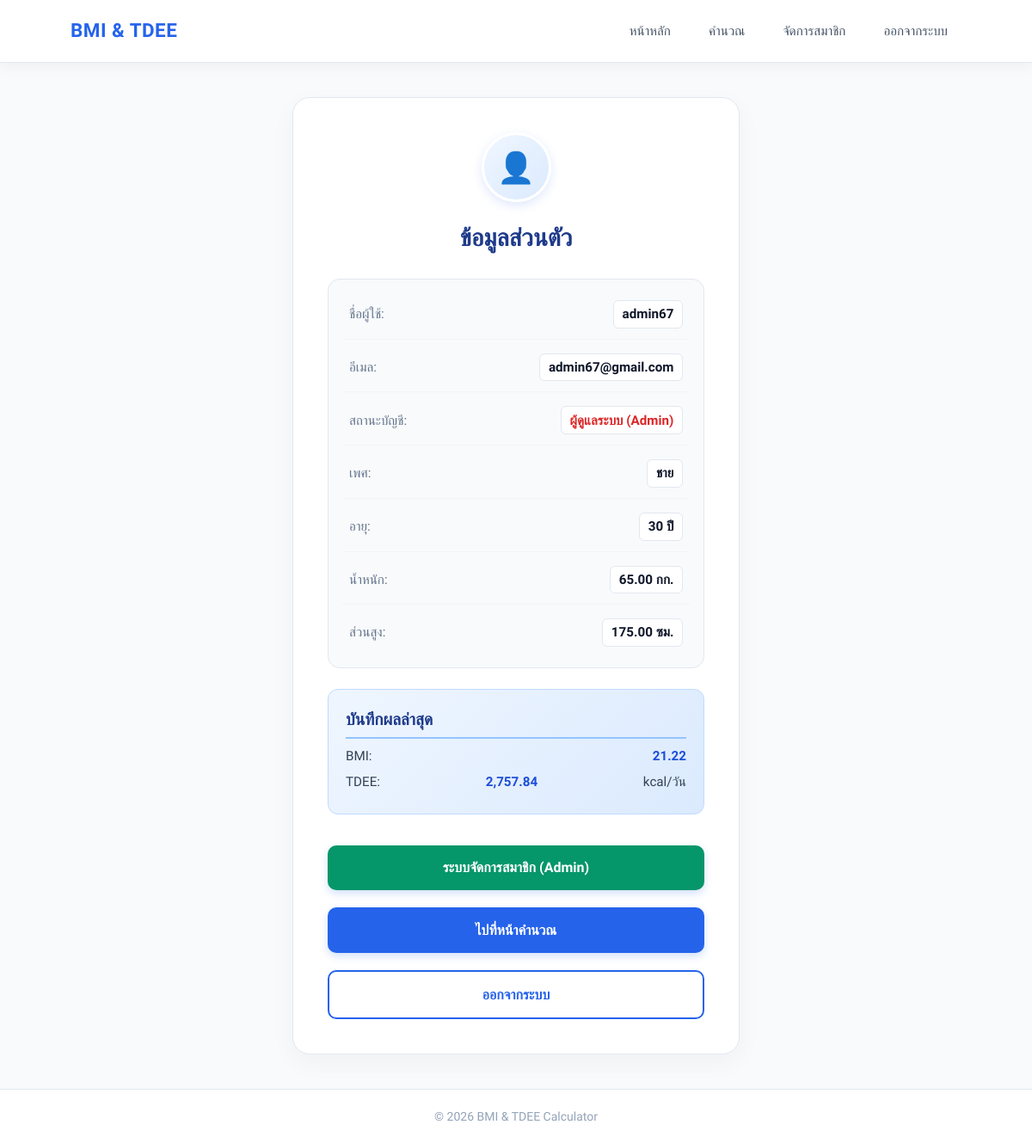
Screenshot of /profile.php (signed in) with the database file from the repository.
### tables this page shows
CREATE TABLE `user` (
  `user_id` int(11) NOT NULL,
  `user_name` varchar(100) NOT NULL,
  `user_email` varchar(100) NOT NULL,
  `phone_number` varchar(15) NOT NULL,
  `user_password` varchar(255) NOT NULL,
  `user_role` enum('user','admin') NOT NULL DEFAULT 'user',
  `user_gender` enum('male','female') DEFAULT NULL,
  `user_age` int(11) DEFAULT NULL,
  `user_weight` decimal(5,2) DEFAULT NULL,
  `user_height` decimal(5,2) DEFAULT NULL,
  `user_activity_level` decimal(4,3) DEFAULT NULL,
  `user_bmi` decimal(4,2) DEFAULT NULL,
  `user_bmr` decimal(6,2) DEFAULT NULL,
  `user_tdee` decimal(6,2) DEFAULT NULL,
  `created_at` timestamp NOT NULL DEFAULT current_timestamp(),
  `updated_at` timestamp NULL DEFAULT NULL ON UPDATE current_timestamp(),
  `user_goal` enum('lose','maintain','gain') DEFAULT NULL,
  `user_target_calories` decimal(6,2) DEFAULT NULL,
  `user_bmi_category` varchar(50) DEFAULT NULL
);

### profile.php (the view, shortened to what this page needs)
<?php
require_once "db.php";
$user_id = $_SESSION["user_id"];
$user_data = null;
$stmt = $conn->prepare("SELECT user_id, user_name, user_email, user_role, user_gender, user_age, user_weight, user_height, user_bmi, user_tdee, created_at FROM user WHERE user_id = ? LIMIT 1");
if ($stmt) {
    $stmt->bind_param("i", $user_id);
    $stmt->execute();
    $result = $stmt->get_result();
    $user_data = $result->fetch_assoc();
}
?>
<!DOCTYPE html>
<html lang="th">
<head>
    <link rel="stylesheet" href="style.css">
</head>
<body>
    <header>
        <nav class="navbar">
            <a href="index.php" class="logo">BMI & TDEE</a>
            <div class="nav-links">
                <a href="index.php">หน้าหลัก</a>
                <a href="calculate.php">คำนวณ</a>
                <?php if (($user_data["user_role"] ?? "") === "admin"): ?>
                    <a href="admin.php">จัดการสมาชิก</a>
                <?php endif; ?>
                <a href="logout.php">ออกจากระบบ</a>
            </div>
        </nav>
    </header>
    <main>
        <section class="form-container profile-card">
            <h1>ข้อมูลส่วนตัว</h1>
            <?php if ($user_data): ?>
                <div class="profile-info">
                    <div class="info-item">
                        <span class="info-label">ชื่อผู้ใช้:</span>
                        <span class="info-value"><?= htmlspecialchars($user_data["user_name"] ?? "-", ENT_QUOTES, "UTF-8") ?></span>
                    </div>
                    <div class="info-item">
                        <span class="info-label">อีเมล:</span>
                        <span class="info-value"><?= htmlspecialchars($user_data["user_email"] ?? "-", ENT_QUOTES, "UTF-8") ?></span>
                    </div>
                    <div class="info-item">
                        <span class="info-label">สถานะบัญชี:</span>
                        <span class="info-value" style="color: <?= ($user_data["user_role"] ?? "") === "admin" ? "#dc2626" : "#2563eb" ?>;">
                            <?= ($user_data["user_role"] ?? "") === "admin" ? "ผู้ดูแลระบบ (Admin)" : "สมาชิกทั่วไป" ?>
                        </span>
                    </div>
                    <div class="info-item">
                        <span class="info-label">เพศ:</span>
                        <span class="info-value">
                            <?php
                                $gender = $user_data["user_gender"] ?? "";
                                echo $gender === "male" ? "ชาย" : ($gender === "female" ? "หญิง" : "-");
                            ?>
                        </span>
                    </div>
                    <div class="info-item">
                        <span class="info-label">อายุ:</span>
                        <span class="info-value"><?= !empty($user_data["user_age"]) ? htmlspecialchars((string)$user_data["user_age"]) . " ปี" : "-" ?></span>
                    </div>
                    <div class="info-item">
                        <span class="info-label">น้ำหนัก:</span>
                        <span class="info-value"><?= !empty($user_data["user_weight"]) ? htmlspecialchars((string)$user_data["user_weight"]) . " กก." : "-" ?></span>
                    </div>
                    <div class="info-item">
                        <span class="info-label">ส่วนสูง:</span>
                        <span class="info-value"><?= !empty($user_data["user_height"]) ? htmlspecialchars((string)$user_data["user_height"]) . " ซม." : "-" ?></span>
                    </div>
                </div>
                <?php if (!empty($user_data["user_bmi"]) || !empty($user_data["user_tdee"])): ?>
                    <div class="result-container">
                        <h2>บันทึกผลล่าสุด</h2>
                        <p>BMI: <strong><?= !empty($user_data["user_bmi"]) ? number_format($user_data["user_bmi"], 2) : "-" ?></strong></p>
                        <p>TDEE: <strong><?= !empty($user_data["user_tdee"]) ? number_format($user_data["user_tdee"], 2) : "-" ?></strong> kcal/วัน</p>
                    </div>
                <?php endif; ?>
                <div class="profile-actions" style="margin-top: 1.5rem;">
                    <?php if (($user_data["user_role"] ?? "") === "admin"): ?>
                        <a href="admin.php" class="btn" style="background-color: #059669;">ระบบจัดการสมาชิก (Admin)</a>
                    <?php endif; ?>
                    <a href="calculate.php" class="btn">ไปที่หน้าคำนวณ</a>
                    <a href="logout.php" class="btn btn-secondary">ออกจากระบบ</a>
                </div>
            <?php else: ?>
                <p class="error-message">ไม่พบข้อมูลผู้ใช้งาน</p>
            <?php endif; ?>
        </section>
    </main>
    <footer>
        <p>&copy; <?= date("Y") ?> BMI & TDEE Calculator</p>
    </footer>
</body>
</html>

### style.css (style rules this page uses)
* { margin: 0; padding: 0; box-sizing: border-box; font-family: 'Prompt', sans-serif; }
body { background-color: #f8fafc; color: #334155; line-height: 1.6; display: flex; flex-direction: column; min-height: 100vh; }
header { background-color: #ffffff; box-shadow: 0 4px 15px rgba(0, 0, 0, 0.05); position: sticky; top: 0; z-index: 100; border-bottom: 1px solid #e2e8f0; }
.navbar { max-width: 1100px; margin: 0 auto; display: flex; justify-content: space-between; align-items: center; padding: 1rem 2rem; }
.logo { font-size: 1.4rem; font-weight: 700; color: #2563eb; text-decoration: none; letter-spacing: 0.5px; }
.nav-links { display: flex; align-items: center; gap: 0.75rem; }
.nav-links a { text-decoration: none; color: #475569; font-weight: 500; font-size: 0.95rem; padding: 0.5rem 1rem; border-radius: 8px; transition: all 0.25s ease; }
main { flex: 1; max-width: 1100px; width: 100%; margin: 0 auto; padding: 2.5rem 1.5rem; display: flex; flex-direction: column; align-items: center; justify-content: center; }
.form-container { background-color: #ffffff; width: 100%; max-width: 520px; padding: 2.5rem; border-radius: 20px; box-shadow: 0 10px 30px rgba(0, 0, 0, 0.04); border: 1px solid #e2e8f0; }
.form-container h1 { font-size: 1.75rem; color: #1e3a8a; margin-bottom: 1.5rem; text-align: center; font-weight: 700; }
.btn, button.btn, a.btn { display: block; width: 100%; padding: 0.85rem 1.5rem; font-size: 1rem; font-weight: 600; color: #ffffff !important; background-color: #2563eb; border: none; border-radius: 10px; text-decoration: none; text-align: center; cursor: pointer; box-shadow: 0 4px 10px rgba(37, 99, 235, 0.2); transition: all 0.25s ease; margin-top: 0.75rem; }
.btn-secondary, a.btn-secondary { background-color: #ffffff; color: #2563eb !important; border: 2px solid #2563eb; box-shadow: none; }
.result-container { margin-top: 1.5rem; padding: 1.25rem; background: linear-gradient(135deg, #eff6ff 0%, #dbeafe 100%); border-radius: 12px; border: 1px solid #bfdbfe; }
.result-container h2 { font-size: 1.2rem; color: #1e3a8a; margin-bottom: 0.5rem; border-bottom: 2px solid #93c5fd; padding-bottom: 0.3rem; font-weight: 700; }
.result-container p { font-size: 0.95rem; color: #334155; margin-bottom: 0.3rem; display: flex; justify-content: space-between; }
.result-container p strong { color: #1d4ed8; }
.profile-card { max-width: 520px; margin: 0 auto; }
.profile-card::before { content: "👤"; display: flex; align-items: center; justify-content: center; width: 75px; height: 75px; background: linear-gradient(135deg, #eff6ff 0%, #dbeafe 100%); color: #2563eb; font-size: 2.2rem; border-radius: 50%; margin: 0 auto 1.25rem auto; border: 3px solid #ffffff; box-shadow: 0 4px 12px rgba(37, 99, 235, 0.15); }
.profile-info { background-color: #f8fafc; border-radius: 14px; padding: 0.75rem 1rem; border: 1px solid #e2e8f0; display: flex; flex-direction: column; gap: 0.25rem; margin-bottom: 1.5rem; }
.info-item { display: flex; justify-content: space-between; align-items: center; padding: 0.75rem 0.5rem; border-bottom: 1px solid #f1f5f9; font-size: 0.95rem; }
.info-item:last-child { border-bottom: none; }
.info-label { color: #64748b; font-weight: 500; }
.info-value { color: #0f172a; font-weight: 600; background-color: #ffffff; padding: 0.2rem 0.6rem; border-radius: 6px; border: 1px solid #e2e8f0; }
.profile-actions { display: flex; flex-direction: column; gap: 0.5rem; width: 100%; }
footer { background-color: #ffffff; text-align: center; padding: 1.25rem; border-top: 1px solid #e2e8f0; color: #94a3b8; font-size: 0.875rem; }

### rows the page displays
user: user_name "admin67", user_email "admin67@gmail.com", user_age "30", user_weight "65.00", user_height "175.00", user_bmi "21.22", user_tdee "2,757.84"
